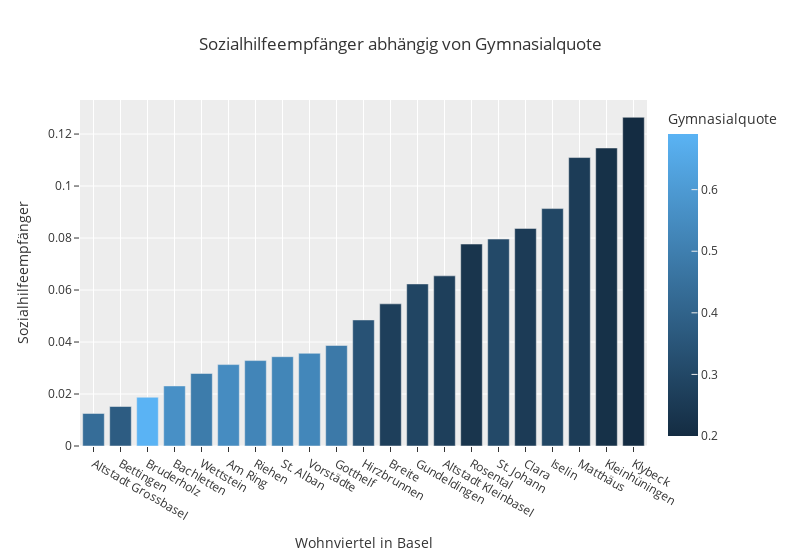

The notebook cell saved with this chart:
### Markdown cell above
## LE2

### Code cell
bar = px.bar(df, x='Wohnviertel in Basel', y='Sozialhilfeempfänger', color='Gymnasialquote',template='ggplot2', title= 'Sozialhilfeempfänger abhängig von Gymnasialquote', width=800,)
bar

### Figure 1 — Plotly figure (JSON) as saved in the notebook; plotly's stock layout.template omitted (floating-point values rounded to 4 significant figures)
{"data": [{"alignmentgroup": "True", "hovertemplate": "Wohnviertel in Basel=%{x}<br>Sozialhilfeempfänger=%{y}<br>Gymnasialquote=%{marker.color}<extra></extra>", "legendgroup": "", "marker": {"color": [0.4375, 0.375, 0.6903, 0.5644, 0.4894, 0.5505, 0.5241, 0.5252, 0.5294, 0.4808, 0.3392, 0.268, 0.2917, 0.2692, 0.2316, 0.3037, 0.2553, 0.2975, 0.2591, 0.2167, 0.2], "coloraxis": "coloraxis", "pattern": {"shape": ""}}, "name": "", "offsetgroup": "", "orientation": "v", "showlegend": false, "textposition": "auto", "type": "bar", "x": ["Altstadt Grossbasel", "Bettingen", "Bruderholz", "Bachletten", "Wettstein", "Am Ring", "Riehen", "St. Alban", "Vorstädte", "Gotthelf", "Hirzbrunnen", "Breite", "Gundeldingen", "Altstadt Kleinbasel", "Rosental", "St. Johann", "Clara", "Iselin", "Matthäus", "Kleinhüningen", "Klybeck"], "xaxis": "x", "y": [0.0125, 0.01519, 0.01874, 0.02311, 0.02789, 0.03132, 0.03286, 0.03435, 0.03565, 0.03866, 0.04849, 0.05469, 0.06234, 0.06545, 0.07769, 0.0796, 0.0837, 0.09133, 0.111, 0.1146, 0.1264], "yaxis": "y"}], "layout": {"barmode": "relative", "coloraxis": {"colorbar": {"title": {"text": "Gymnasialquote"}}, "colorscale": [[0, "rgb(20,44,66)"], [1, "rgb(90,179,244)"]]}, "legend": {"tracegroupgap": 0}, "title": {"text": "Sozialhilfeempfänger abhängig von Gymnasialquote"}, "width": 800, "xaxis": {"anchor": "y", "domain": [0, 1], "title": {"text": "Wohnviertel in Basel"}}, "yaxis": {"anchor": "x", "domain": [0, 1], "title": {"text": "Sozialhilfeempfänger"}}}}
